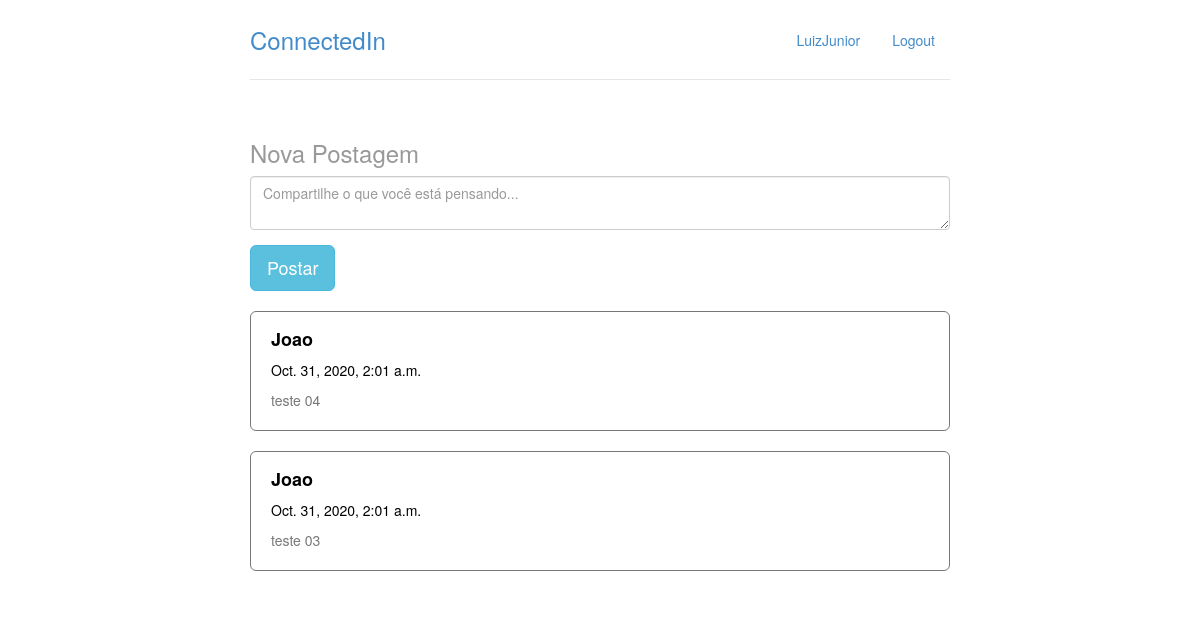
The app's page / (signed in) with its own data.
### perfis/models.py (models this page shows, shortened)
class Perfil(models.Model):
    nome = models.CharField(max_length=255, null=False)
    telefone = models.CharField(max_length=20, null= False)
    nome_empresa = models.CharField(max_length=255, null=False)
    contatos = models.ManyToManyField('Perfil')
    usuario = models.OneToOneField(User, null=True ,related_name="perfil", on_delete= models.CASCADE)

### posts/models.py (models this page shows, shortened)
class Postagem(models.Model):
    texto = models.CharField(max_length=255, null=False)
    data_postagem = models.DateTimeField(auto_now_add=True, blank=True)
    perfil = models.ForeignKey(Perfil, on_delete=models.CASCADE, related_name='Postagens')

### posts/views.py (the view, shortened to what this page needs)
# urls.py: path('',timeline, name='timeline'),
@login_required
def timeline(request):
    template_name='timeline.html'
    user = get_perfil_logado(request)
    form = PostagemForm()
    friends = user.contatos.all()
    postagens = Postagem.objects.filter(perfil__in=friends).order_by('data_postagem').reverse()
    context = {'perfil_logado': user,'form':form, 'posts':postagens}
    return render(request, template_name, context)

### posts/forms.py
class PostagemForm(ModelForm):
    class Meta:
        model = Postagem
        fields = ['texto']

### perfis/views.py (called while the page is built)
@login_required
def get_perfil_logado(request):
	return request.user.perfil

### posts/templates/timeline.html (shortened to what this page needs)
{% extends "base.html" %}
{% block body %}
    <form action="{% url 'timeline' %}" class="form-signin" method="post" >
        <h3 class = "text-muted">Nova Postagem</h3>
        <textarea name="texto" class="form-control" id="exampleFormControlTextarea1" maxlength="500"
            placeholder="Compartilhe o que você está pensando..." required></textarea>
        <button class="btn btn-lg btn-info" style="margin-top: 15px;" type="submit" value='login'>Postar</button>
    </form>
    {% for post in posts %}
    <div style="color:#777;margin-top: 20px; width: 100%;height: 100%;border: #777 1px solid; border-radius: 6px;padding: 20px;padding-top: 7px;">
        <row>
            <h4 style="color:black;"><b>{{ post.perfil.nome }}</b></h4>
            <p style="color:black;">{{post.data_postagem}}</p>
        </row>
        <row>
            <div style="width: 100%;height: 100%;">
                {{post.texto}}
            </div>
        </row>
    </div>
    {% endfor %}
{% endblock %}

### perfis/templates/base.html (shortened to what this page needs)
{% load static %}
<!doctype html>
<html lang = "pt-br">
	<head>
		<link rel="stylesheet"
			 href="{% static 'styles/bootstrap.css' %}">
		<link rel="stylesheet"
			 href="{% static 'styles/main.css' %}">
	</head>
	<body>
		<div class="container">
			<div class = "header">
				<ul class = "nav nav-pills pull-right">
					<li><a href = "{% url 'my_perfil' %}">{{ perfil_logado.nome }}</a></li>
					<li><a href = "{% url 'logout'%}">Logout</a></li>
				</ul>
				<h3 class = "text-muted">
					<a href="{% url 'timeline' %}">
						ConnectedIn
					</a>
				</h3>
			</div>
			<div class="row content">
				{% block body%}
				{% endblock %}
			</div>
		</div>
	</body>
</html>

### perfis/static/styles/main.css (style rules this page uses)
body { padding-top: 20px; padding-bottom: 20px; }
.header, .content, .footer { padding-left: 15px; padding-right: 15px; }
.header { border-bottom: 1px solid #e5e5e5; }
.header h3 { margin-top: 0; margin-bottom: 0; line-height: 40px; padding-bottom: 19px; }
@media (min-width: 768px) { .container { max-width: 730px; } }
.content { margin: 40px 0; }
@media screen and (min-width: 768px) { .header, .content, .footer { padding-left: 0; padding-right: 0; } }
@media screen and (min-width: 768px) { .header { margin-bottom: 30px; } }

### records on screen
Perfil: nome "LuizJunior"
Postagem: perfil.nome "Joao", data_postagem "Oct. 31, 2020, 2:01 a.m.", texto "teste 04"
Postagem: perfil.nome "Joao", data_postagem "Oct. 31, 2020, 2:01 a.m.", texto "teste 03"
